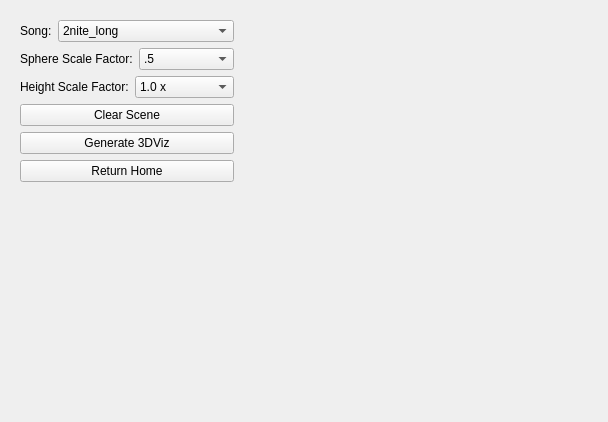
<?xml version="1.0" encoding="UTF-8"?>
<ui version="4.0">
 <class>Form</class>
 <widget class="QWidget" name="Form">
  <property name="geometry">
   <rect>
    <x>0</x>
    <y>0</y>
    <width>608</width>
    <height>422</height>
   </rect>
  </property>
  <property name="windowTitle">
   <string>Form</string>
  </property>
  <layout class="QHBoxLayout" name="horizontalLayout">
   <item>
    <widget class="QWidget" name="widget_2" native="true">
     <layout class="QVBoxLayout" name="verticalLayout">
      <item>
       <layout class="QVBoxLayout" name="verticalLayout_3"/>
      </item>
      <item>
       <layout class="QHBoxLayout" name="horizontalLayout_2">
        <item>
         <widget class="QLabel" name="label">
          <property name="text">
           <string>Song:</string>
          </property>
         </widget>
        </item>
        <item>
         <widget class="QComboBox" name="songBox">
          <item>
           <property name="text">
            <string>2nite_long</string>
           </property>
          </item>
          <item>
           <property name="text">
            <string>2nite_short</string>
           </property>
          </item>
          <item>
           <property name="text">
            <string>2nite_super_short</string>
           </property>
          </item>
          <item>
           <property name="text">
            <string>Ouroboros</string>
           </property>
          </item>
          <item>
           <property name="text">
            <string>Palm Trees</string>
           </property>
          </item>
          <item>
           <property name="text">
            <string>Sober</string>
           </property>
          </item>
          <item>
           <property name="text">
            <string>Something About Us</string>
           </property>
          </item>
          <item>
           <property name="text">
            <string>Yesterday I Heard the Rain</string>
           </property>
          </item>
          <item>
           <property name="text">
            <string>They Won't Go When I Go</string>
           </property>
          </item>
         </widget>
        </item>
       </layout>
      </item>
      <item>
       <layout class="QHBoxLayout" name="horizontalLayout_3">
        <item>
         <widget class="QLabel" name="label_2">
          <property name="text">
           <string>Sphere Scale Factor:</string>
          </property>
         </widget>
        </item>
        <item>
         <widget class="QComboBox" name="sfBox">
          <item>
           <property name="text">
            <string>.5</string>
           </property>
          </item>
          <item>
           <property name="text">
            <string>1</string>
           </property>
          </item>
          <item>
           <property name="text">
            <string>2</string>
           </property>
          </item>
          <item>
           <property name="text">
            <string>5</string>
           </property>
          </item>
          <item>
           <property name="text">
            <string>10</string>
           </property>
          </item>
         </widget>
        </item>
       </layout>
      </item>
      <item>
       <layout class="QHBoxLayout" name="horizontalLayout_4">
        <item>
         <widget class="QLabel" name="label_3">
          <property name="text">
           <string>Height Scale Factor:</string>
          </property>
         </widget>
        </item>
        <item>
         <widget class="QComboBox" name="hfBox">
          <item>
           <property name="text">
            <string>1.0 x</string>
           </property>
          </item>
          <item>
           <property name="text">
            <string>2.0 x</string>
           </property>
          </item>
          <item>
           <property name="text">
            <string>4.0 x</string>
           </property>
          </item>
          <item>
           <property name="text">
            <string>8.0 x</string>
           </property>
          </item>
          <item>
           <property name="text">
            <string>16.0 x</string>
           </property>
          </item>
          <item>
           <property name="text">
            <string>32.0 x</string>
           </property>
          </item>
         </widget>
        </item>
       </layout>
      </item>
      <item>
       <widget class="QPushButton" name="clearBtn">
        <property name="text">
         <string>Clear Scene</string>
        </property>
       </widget>
      </item>
      <item>
       <widget class="QPushButton" name="genBtn">
        <property name="text">
         <string>Generate 3DViz</string>
        </property>
       </widget>
      </item>
      <item>
       <widget class="QPushButton" name="homeBtn">
        <property name="text">
         <string>Return Home</string>
        </property>
       </widget>
      </item>
      <item>
       <spacer name="verticalSpacer">
        <property name="orientation">
         <enum>Qt::Vertical</enum>
        </property>
        <property name="sizeHint" stdset="0">
         <size>
          <width>20</width>
          <height>40</height>
         </size>
        </property>
       </spacer>
      </item>
     </layout>
    </widget>
   </item>
   <item>
    <spacer name="horizontalSpacer">
     <property name="orientation">
      <enum>Qt::Horizontal</enum>
     </property>
     <property name="sizeHint" stdset="0">
      <size>
       <width>438</width>
       <height>20</height>
      </size>
     </property>
    </spacer>
   </item>
  </layout>
 </widget>
 <resources/>
 <connections/>
</ui>
